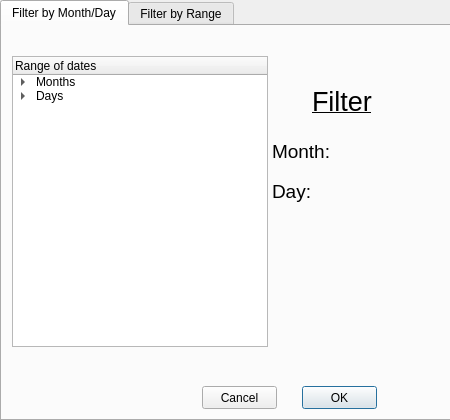
<?xml version="1.0" encoding="UTF-8"?>
<ui version="4.0">
 <class>Form</class>
 <widget class="QWidget" name="Form">
  <property name="geometry">
   <rect>
    <x>0</x>
    <y>0</y>
    <width>450</width>
    <height>420</height>
   </rect>
  </property>
  <property name="windowTitle">
   <string>Form</string>
  </property>
  <widget class="QTabWidget" name="tabWidget">
   <property name="geometry">
    <rect>
     <x>0</x>
     <y>0</y>
     <width>451</width>
     <height>421</height>
    </rect>
   </property>
   <property name="currentIndex">
    <number>0</number>
   </property>
   <widget class="QWidget" name="tab">
    <attribute name="title">
     <string>Filter by Month/Day</string>
    </attribute>
    <widget class="QTreeWidget" name="treeWidget">
     <property name="geometry">
      <rect>
       <x>10</x>
       <y>30</y>
       <width>256</width>
       <height>291</height>
      </rect>
     </property>
     <column>
      <property name="text">
       <string>Range of dates</string>
      </property>
     </column>
     <item>
      <property name="text">
       <string>Months</string>
      </property>
      <property name="flags">
       <set>ItemIsDragEnabled|ItemIsUserCheckable|ItemIsEnabled</set>
      </property>
      <item>
       <property name="text">
        <string>January</string>
       </property>
      </item>
      <item>
       <property name="text">
        <string>February</string>
       </property>
      </item>
      <item>
       <property name="text">
        <string>March</string>
       </property>
      </item>
      <item>
       <property name="text">
        <string>April</string>
       </property>
      </item>
      <item>
       <property name="text">
        <string>May</string>
       </property>
      </item>
      <item>
       <property name="text">
        <string>June</string>
       </property>
      </item>
      <item>
       <property name="text">
        <string>July</string>
       </property>
      </item>
      <item>
       <property name="text">
        <string>August</string>
       </property>
      </item>
      <item>
       <property name="text">
        <string>September</string>
       </property>
      </item>
      <item>
       <property name="text">
        <string>October</string>
       </property>
      </item>
      <item>
       <property name="text">
        <string>November</string>
       </property>
      </item>
      <item>
       <property name="text">
        <string>December</string>
       </property>
      </item>
     </item>
     <item>
      <property name="text">
       <string>Days</string>
      </property>
      <property name="flags">
       <set>ItemIsDragEnabled|ItemIsUserCheckable|ItemIsEnabled</set>
      </property>
      <item>
       <property name="text">
        <string>1 - 7</string>
       </property>
       <property name="flags">
        <set>ItemIsDragEnabled|ItemIsUserCheckable|ItemIsEnabled</set>
       </property>
       <item>
        <property name="text">
         <string>1</string>
        </property>
       </item>
       <item>
        <property name="text">
         <string>2</string>
        </property>
       </item>
       <item>
        <property name="text">
         <string>3</string>
        </property>
       </item>
       <item>
        <property name="text">
         <string>4</string>
        </property>
       </item>
       <item>
        <property name="text">
         <string>5</string>
        </property>
       </item>
       <item>
        <property name="text">
         <string>6</string>
        </property>
       </item>
       <item>
        <property name="text">
         <string>7</string>
        </property>
       </item>
      </item>
      <item>
       <property name="text">
        <string>8 - 14</string>
       </property>
       <property name="flags">
        <set>ItemIsDragEnabled|ItemIsUserCheckable|ItemIsEnabled</set>
       </property>
       <item>
        <property name="text">
         <string>8</string>
        </property>
       </item>
       <item>
        <property name="text">
         <string>9</string>
        </property>
       </item>
       <item>
        <property name="text">
         <string>10</string>
        </property>
       </item>
       <item>
        <property name="text">
         <string>11</string>
        </property>
       </item>
       <item>
        <property name="text">
         <string>12</string>
        </property>
       </item>
       <item>
        <property name="text">
         <string>13</string>
        </property>
       </item>
       <item>
        <property name="text">
         <string>14</string>
        </property>
       </item>
      </item>
      <item>
       <property name="text">
        <string>15 - 21</string>
       </property>
       <property name="flags">
        <set>ItemIsDragEnabled|ItemIsUserCheckable|ItemIsEnabled</set>
       </property>
       <item>
        <property name="text">
         <string>15</string>
        </property>
       </item>
       <item>
        <property name="text">
         <string>16</string>
        </property>
       </item>
       <item>
        <property name="text">
         <string>17</string>
        </property>
       </item>
       <item>
        <property name="text">
         <string>18</string>
        </property>
       </item>
       <item>
        <property name="text">
         <string>19</string>
        </property>
       </item>
       <item>
        <property name="text">
         <string>20</string>
        </property>
       </item>
       <item>
        <property name="text">
         <string>21</string>
        </property>
       </item>
      </item>
      <item>
       <property name="text">
        <string>22 - 31</string>
       </property>
       <property name="flags">
        <set>ItemIsDragEnabled|ItemIsUserCheckable|ItemIsEnabled</set>
       </property>
       <item>
        <property name="text">
         <string>22</string>
        </property>
       </item>
       <item>
        <property name="text">
         <string>23</string>
        </property>
       </item>
       <item>
        <property name="text">
         <string>24</string>
        </property>
       </item>
       <item>
        <property name="text">
         <string>25</string>
        </property>
       </item>
       <item>
        <property name="text">
         <string>26</string>
        </property>
       </item>
       <item>
        <property name="text">
         <string>27</string>
        </property>
       </item>
       <item>
        <property name="text">
         <string>28</string>
        </property>
       </item>
       <item>
        <property name="text">
         <string>29</string>
        </property>
       </item>
       <item>
        <property name="text">
         <string>30</string>
        </property>
       </item>
       <item>
        <property name="text">
         <string>31</string>
        </property>
       </item>
      </item>
     </item>
     <item>
      <property name="text">
       <string/>
      </property>
     </item>
     <item>
      <property name="text">
       <string/>
      </property>
     </item>
     <item>
      <property name="text">
       <string/>
      </property>
     </item>
     <item>
      <property name="text">
       <string/>
      </property>
     </item>
     <item>
      <property name="text">
       <string/>
      </property>
     </item>
     <item>
      <property name="text">
       <string/>
      </property>
     </item>
     <item>
      <property name="text">
       <string/>
      </property>
     </item>
     <item>
      <property name="text">
       <string/>
      </property>
     </item>
     <item>
      <property name="text">
       <string/>
      </property>
     </item>
     <item>
      <property name="text">
       <string/>
      </property>
     </item>
    </widget>
    <widget class="QPushButton" name="btnOk">
     <property name="geometry">
      <rect>
       <x>300</x>
       <y>360</y>
       <width>75</width>
       <height>23</height>
      </rect>
     </property>
     <property name="text">
      <string>OK</string>
     </property>
     <property name="default">
      <bool>true</bool>
     </property>
    </widget>
    <widget class="QPushButton" name="btnCancel">
     <property name="geometry">
      <rect>
       <x>200</x>
       <y>360</y>
       <width>75</width>
       <height>23</height>
      </rect>
     </property>
     <property name="text">
      <string>Cancel</string>
     </property>
     <property name="shortcut">
      <string>Alt+C</string>
     </property>
    </widget>
    <widget class="QLabel" name="labMonth">
     <property name="geometry">
      <rect>
       <x>330</x>
       <y>110</y>
       <width>101</width>
       <height>31</height>
      </rect>
     </property>
     <property name="font">
      <font>
       <family>Arial</family>
       <pointsize>14</pointsize>
      </font>
     </property>
     <property name="text">
      <string/>
     </property>
    </widget>
    <widget class="QLabel" name="labMonth_3">
     <property name="geometry">
      <rect>
       <x>310</x>
       <y>60</y>
       <width>71</width>
       <height>31</height>
      </rect>
     </property>
     <property name="font">
      <font>
       <family>Arial</family>
       <pointsize>20</pointsize>
       <underline>true</underline>
      </font>
     </property>
     <property name="text">
      <string>Filter</string>
     </property>
    </widget>
    <widget class="QLabel" name="labDay">
     <property name="geometry">
      <rect>
       <x>310</x>
       <y>150</y>
       <width>101</width>
       <height>31</height>
      </rect>
     </property>
     <property name="font">
      <font>
       <family>Arial</family>
       <pointsize>14</pointsize>
      </font>
     </property>
     <property name="text">
      <string/>
     </property>
    </widget>
    <widget class="QLabel" name="labMonth_2">
     <property name="geometry">
      <rect>
       <x>270</x>
       <y>110</y>
       <width>61</width>
       <height>31</height>
      </rect>
     </property>
     <property name="font">
      <font>
       <family>Arial</family>
       <pointsize>14</pointsize>
      </font>
     </property>
     <property name="text">
      <string>Month:</string>
     </property>
    </widget>
    <widget class="QLabel" name="labDay_2">
     <property name="geometry">
      <rect>
       <x>270</x>
       <y>150</y>
       <width>41</width>
       <height>31</height>
      </rect>
     </property>
     <property name="font">
      <font>
       <family>Arial</family>
       <pointsize>14</pointsize>
      </font>
     </property>
     <property name="text">
      <string>Day:</string>
     </property>
    </widget>
   </widget>
   <widget class="QWidget" name="tab_2">
    <attribute name="title">
     <string>Filter by Range</string>
    </attribute>
    <widget class="QLabel" name="label">
     <property name="geometry">
      <rect>
       <x>30</x>
       <y>80</y>
       <width>101</width>
       <height>16</height>
      </rect>
     </property>
     <property name="font">
      <font>
       <family>Arial</family>
       <pointsize>14</pointsize>
      </font>
     </property>
     <property name="text">
      <string>Filter from:</string>
     </property>
    </widget>
    <widget class="QSlider" name="sliderFrom">
     <property name="geometry">
      <rect>
       <x>30</x>
       <y>120</y>
       <width>331</width>
       <height>22</height>
      </rect>
     </property>
     <property name="maximum">
      <number>365</number>
     </property>
     <property name="orientation">
      <enum>Qt::Horizontal</enum>
     </property>
    </widget>
    <widget class="QLabel" name="labFrom">
     <property name="geometry">
      <rect>
       <x>160</x>
       <y>80</y>
       <width>101</width>
       <height>16</height>
      </rect>
     </property>
     <property name="font">
      <font>
       <family>Arial</family>
       <pointsize>14</pointsize>
      </font>
     </property>
     <property name="text">
      <string>2014-01-01</string>
     </property>
    </widget>
    <widget class="QLabel" name="labTo">
     <property name="geometry">
      <rect>
       <x>160</x>
       <y>200</y>
       <width>101</width>
       <height>16</height>
      </rect>
     </property>
     <property name="font">
      <font>
       <family>Arial</family>
       <pointsize>14</pointsize>
      </font>
     </property>
     <property name="text">
      <string>2014-12-31</string>
     </property>
    </widget>
    <widget class="QSlider" name="sliderTo">
     <property name="geometry">
      <rect>
       <x>30</x>
       <y>230</y>
       <width>331</width>
       <height>22</height>
      </rect>
     </property>
     <property name="maximum">
      <number>365</number>
     </property>
     <property name="orientation">
      <enum>Qt::Horizontal</enum>
     </property>
    </widget>
    <widget class="QLabel" name="label_2">
     <property name="geometry">
      <rect>
       <x>40</x>
       <y>200</y>
       <width>101</width>
       <height>16</height>
      </rect>
     </property>
     <property name="font">
      <font>
       <family>Arial</family>
       <pointsize>14</pointsize>
      </font>
     </property>
     <property name="text">
      <string>Filter to:</string>
     </property>
    </widget>
    <widget class="QPushButton" name="btnOk2">
     <property name="geometry">
      <rect>
       <x>300</x>
       <y>360</y>
       <width>75</width>
       <height>23</height>
      </rect>
     </property>
     <property name="text">
      <string>OK</string>
     </property>
     <property name="default">
      <bool>true</bool>
     </property>
    </widget>
    <widget class="QPushButton" name="btnCancel2">
     <property name="geometry">
      <rect>
       <x>200</x>
       <y>360</y>
       <width>75</width>
       <height>23</height>
      </rect>
     </property>
     <property name="text">
      <string>Cancel</string>
     </property>
     <property name="shortcut">
      <string>Alt+C</string>
     </property>
    </widget>
   </widget>
  </widget>
 </widget>
 <resources/>
 <connections/>
</ui>
